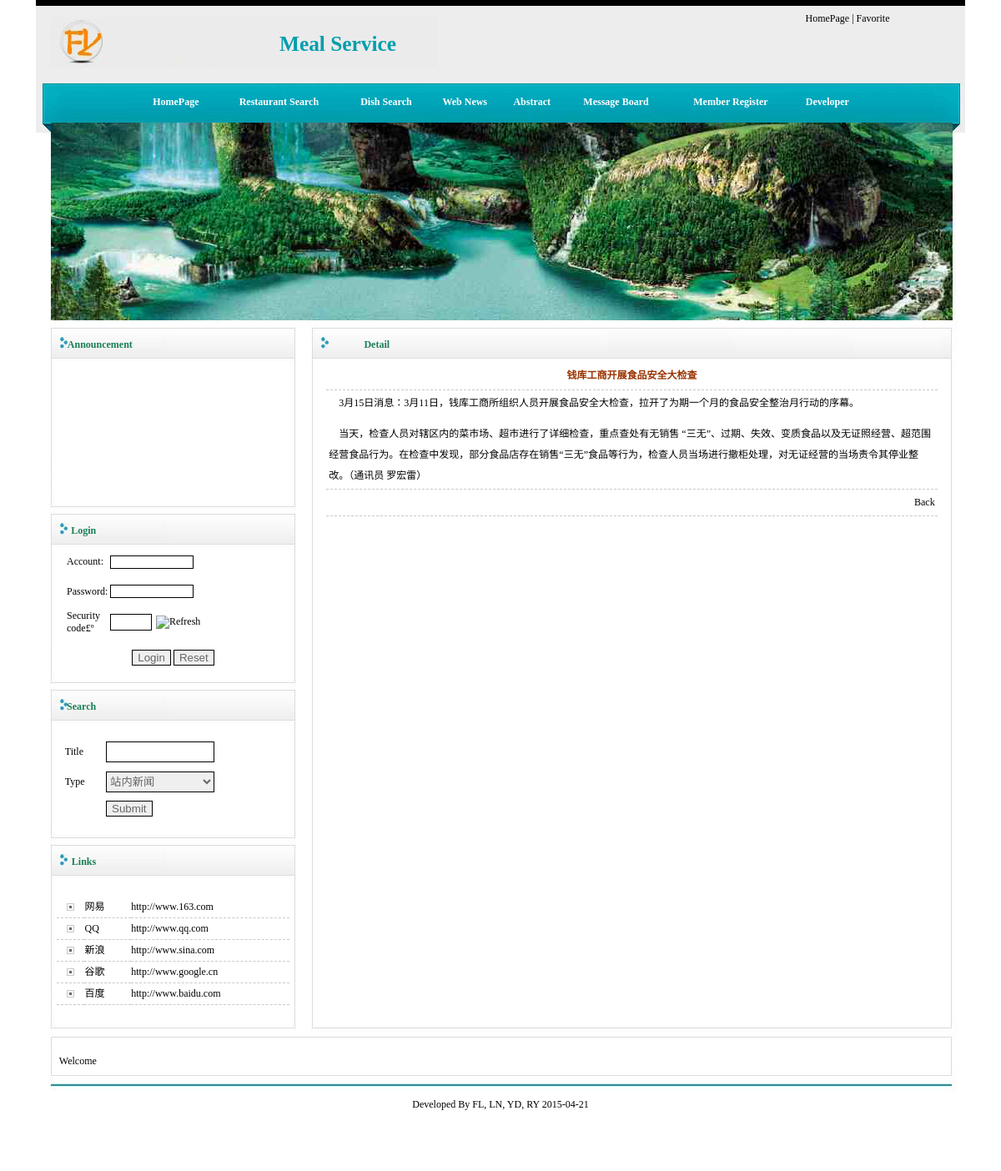
/gg_detail.php?id=310, run on the app's committed database.
### tables this page shows
CREATE TABLE `youqinglianjie` (
  `id` int(11) NOT NULL AUTO_INCREMENT,
  `wangzhanmingcheng` varchar(50) DEFAULT NULL,
  `wangzhi` varchar(50) DEFAULT NULL,
  `addtime` timestamp NULL DEFAULT CURRENT_TIMESTAMP,
  PRIMARY KEY (`id`)
);

CREATE TABLE `xinwentongzhi` (
  `id` int(11) NOT NULL AUTO_INCREMENT,
  `biaoti` varchar(500) DEFAULT NULL,
  `leibie` varchar(50) DEFAULT NULL,
  `neirong` text,
  `tianjiaren` varchar(50) DEFAULT NULL,
  `addtime` timestamp NULL DEFAULT CURRENT_TIMESTAMP,
  `shouyetupian` varchar(50) DEFAULT NULL,
  `dianjilv` int(11) DEFAULT '1',
  PRIMARY KEY (`id`)
);

### qtleft.php (the view, shortened to what this page needs)
<table id="__01" width="321" height="848" border="0" cellpadding="0" cellspacing="0">
              <tr>
                <td><table id="__01" width="321" height="223" border="0" cellpadding="0" cellspacing="0">
                  <tr>
                    <td width="321" height="45" background="qtimages/1_02_01_01_01.jpg"><table width="100%" height="20" border="0" cellpadding="0" cellspacing="0">
                      <tr>
                        <td width="35%" height="20" align="right" valign="bottom"><span class="STYLE5 STYLE2"><strong>Announcement</strong></span></td>
                        <td width="62%">&nbsp;</td>
                      </tr>
                    </table></td>
                  </tr>
                  <tr>
                    <td><table id="__01" width="321" height="169" border="0" cellpadding="0" cellspacing="0">
                      <tr>
                        <td width="25" background="qtimages/1_02_01_01_02_01.jpg">&nbsp;</td>
                        <td width="279" height="169"><marquee border="0" direction="up" height="100%" onMouseOut="start()" onMouseOver="stop()"
                scrollamount="1" scrolldelay="50">
                          <TABLE width="100%" height="100%" >
                      <TR><TD ><?php
						?></TD></TR></TABLE></marquee></td>
                        <td width="17" background="qtimages/1_02_01_01_02_03.jpg">&nbsp;</td>
                      </tr>
                    </table></td>
                  </tr>
                  <tr>
                    <td><img src="qtimages/1_02_01_01_03.jpg" width="321" height="9" alt=""></td>
                  </tr>
                </table></td>
              </tr>
              <tr>
                <td><table id="__01" width="321" height="211" border="0" cellpadding="0" cellspacing="0">
                  <tr>
                    <td width="321" height="45" background="qtimages/1_02_01_01_01.jpg"><table width="100%" height="20" border="0" cellpadding="0" cellspacing="0">
                        <tr>
                          <td width="18%" height="20" align="right" valign="bottom"><span class="STYLE5 STYLE2"><strong>Login</strong></span></td>
                          <td width="62%">&nbsp;</td>
                        </tr>
                    </table></td>
                  </tr>
                  <tr>
                    <td><table id="__01" width="321" height="157" border="0" cellpadding="0" cellspacing="0">
                        <tr>
                          <td width="25" background="qtimages/1_02_01_01_02_01.jpg">&nbsp;</td>
                          <td width="279" height="157">
                            <?php
					if ($_SESSION['cx']=="" )
					{
				?>
                            <table width="100%" height="100%" border="0" cellpadding="0" cellspacing="0">
                              <form action="userlog_post.php" method="post" name="userlog" id="userlog">
                                <tr>
                                  <td width="12" height="28">&nbsp;</td>
                                  <td width="52" height="28">Account:</td>
                                  <td height="28" colspan="2"><input name="username" type="text" id="username" size="12" style="width:100px; height:16px; border:solid 1px #000000; color:#666666" /></td>
                                </tr>
                                <tr>
                                  <td height="28">&nbsp;</td>
                                  <td height="28">Password:</td>
                                  <td height="28" colspan="2"><input name="pwd1" type="password" id="pwd1" size="12" style="width:100px; height:16px; border:solid 1px #000000; color:#666666" /></td>
                                </tr>
								<tr >
                                  <td height="28">&nbsp;</td>
                                  <td height="28">Security code£º</td>
                                  <td width="55" height="28"><input name="yzm" type="text" id="yzm" style=" height:20px; border:solid 1px #000000; color:#666666; width:50px" /></td>
                                  <td width="160"><img alt="Refresh" onclick="this.src='code.php?time='+new Date().getTime();" src="code.php?time='+new Date().getTime();" style="cursor:hand" /></td>
								</tr>
                                <tr>
                                  <td height="38" colspan="4" align="center"><input type="submit" name="Submit" value="Login" style=" height:19px; border:solid 1px #000000; color:#666666" onclick="return checklog();" />
                                      <input type="reset" name="Submit2" value="Reset" style=" height:19px; border:solid 1px #000000; color:#666666" /></td>
                                </tr>
                              </form>
                            </table>
                            <?php } ?>                            </td>
                          <td width="17" background="qtimages/1_02_01_01_02_03.jpg">&nbsp;</td>
                        </tr>
                    </table></td>
                  </tr>
                  <tr>
                    <td><img src="qtimages/1_02_01_01_03.jpg" width="321" height="9" alt=""></td>
                  </tr>
                </table></td>
              </tr>
              <tr>
                <td><table id="__01" width="321" height="186" border="0" cellpadding="0" cellspacing="0">
                  <tr>
                    <td width="321" height="45" background="qtimages/1_02_01_01_01.jpg"><table width="100%" height="20" border="0" cellpadding="0" cellspacing="0">
                        <tr>
                          <td width="18%" height="20" align="right" valign="bottom"><span class="STYLE5 STYLE2"><strong>Search</strong></span></td>
                          <td width="62%">&nbsp;</td>
                        </tr>
                    </table></td>
                  </tr>
                  <tr>
                    <td><table id="__01" width="321" height="132" border="0" cellpadding="0" cellspacing="0">
                        <tr>
                          <td width="25" background="qtimages/1_02_01_01_02_01.jpg">&nbsp;</td>
                          <td width="279" height="132"><table width="93%" height="100" border="0" align="center" cellpadding="0" cellspacing="0">
                            <form action="news.php" method="post" name="formsearch" id="formsearch">
                              <tr>
                                <td width="19%">Title</td>
                                <td width="81%"><input name="biaoti" type="text" id="biaoti" size="20" style="width:130px; height:25px; border:solid 1px #000000; color:#666666" /></td>
                              </tr>
                              <tr>
                                <td>Type</td>
                                <td><select name="lb" style="width:130px; height:25px; border:solid 1px #000000; color:#666666">
                                    <?php
								  $sql="select distinct(leibie) from xinwentongzhi";
								  $query=mysql_query($sql);
								$rowscount=mysql_num_rows($query);
								if($rowscount>0)
								{
								for($i=0;$i<$rowscount;$i++)
	 							{
								  ?>
								  <option value="<?php echo mysql_result($query,$i,"leibie")?>"><?php echo mysql_result($query,$i,"leibie")?></option>
								  <?php
								  }
								  }
								  ?>
                                  </select>
                                </td>
                              </tr>
                              <tr>
                                <td>&nbsp;</td>
                                <td><input type="submit" name="Submit4" value="Submit" style=" height:19px; border:solid 1px #000000; color:#666666" /></td>
                              </tr>
                            </form>
                          </table></td>
                          <td width="17" background="qtimages/1_02_01_01_02_03.jpg">&nbsp;</td>
                        </tr>
                    </table></td>
                  </tr>
                  <tr>
                    <td><img src="qtimages/1_02_01_01_03.jpg" width="321" height="9" alt=""></td>
                  </tr>
                </table></td>
              </tr>
              <tr>
                <td><table id="__01" width="321" height="228" border="0" cellpadding="0" cellspacing="0">
                  <tr>
                    <td width="321" height="45" background="qtimages/1_02_01_01_01.jpg"><table width="100%" height="20" border="0" cellpadding="0" cellspacing="0">
                        <tr>
                          <td width="18%" height="20" align="right" valign="bottom"><span class="STYLE5 STYLE2"><strong>Links</strong></span></td>
                          <td width="62%">&nbsp;</td>
                        </tr>
                    </table></td>
                  </tr>
                  <tr>
                    <td><table id="__01" width="321" height="174" border="0" cellpadding="0" cellspacing="0">
                        <tr>
                          <td width="25" background="qtimages/1_02_01_01_02_01.jpg">&nbsp;</td>
                          <td width="279" height="174"><table class="newsline" cellspacing="0" cellpadding="0" width="100%"
                  align="center" border="0">
                            <tbody>
                              <?php
					  $sql="select * from youqinglianjie order by id desc";
					  $query=mysql_query($sql);
					  $rowscount=mysql_num_rows($query);
					  if($rowscount>0)
					  {
					  	for($i=0;$i<$rowscount;$i++)
						{
						?>
                              <tr>
                                <td width="12%" height="25" align="center"><span class="STYLE2"><img src="qtimages/1.jpg" /></span></td>
                                <td width="20%" height="25"><a href="<?php echo mysql_result($query,$i,"wangzhi");?>" target="_blank" ><?php echo mysql_result($query,$i,"wangzhanmingcheng");?></a></td>
                                <td width="68%" height="25"><a href="<?php echo mysql_result($query,$i,"wangzhi");?>" target="_blank" ><?php echo mysql_result($query,$i,"wangzhi");?></a></td>
                              </tr>
                              <?php
						}
					  }
					  ?>
                            </tbody>
                          </table></td>
                          <td width="17" background="qtimages/1_02_01_01_02_03.jpg">&nbsp;</td>
                        </tr>
                    </table></td>
                  </tr>
                  <tr>
                    <td><img src="qtimages/1_02_01_01_03.jpg" width="321" height="9" alt=""></td>
                  </tr>
                </table></td>
              </tr>
            </table>

### gg_detail.php (shortened to what this page needs)
<?php
$id=$_GET["id"];
?>
<html>
<head>
<title>Meal Service</title><LINK href="qtimages/style.css" type=text/css rel=stylesheet>
</head>
<body bgcolor="#FFFFFF" leftmargin="0" topmargin="0" marginwidth="0" marginheight="0">
<table width="1114" height="1403" border="0" align="center" cellpadding="0" cellspacing="0" id="__01">
	<tr>
		<td><?php include_once 'qttop.php';?></td>
	</tr>
	<tr>
		<td><table id="__01" width="1114" height="848" border="0" cellpadding="0" cellspacing="0">
          <tr>
            <td valign="top">
<?php include_once 'qtleft.php';?></td>
            <td valign="top"><table id="__01" width="793" height="848" border="0" cellpadding="0" cellspacing="0">
              <tr>
                <td colspan="2" valign="top"><table id="__01" width="793" height="245" border="0" cellpadding="0" cellspacing="0">
                  <tr>
                    <td width="793" height="46" background="qtimages/1_02_02_01_01.jpg"><table width="100%" height="20" border="0" cellpadding="0" cellspacing="0">
                        <tr>
                          <td width="13%" height="20" align="right" valign="bottom"><span class="STYLE2"><strong>Detail</strong></span></td>
                          <td width="87%">&nbsp;</td>
                        </tr>
                    </table></td>
                  </tr>
                  <tr>
                    <td><table id="__01" width="793" height="188" border="0" cellpadding="0" cellspacing="0">
                        <tr>
                          <td width="16" background="qtimages/1_02_02_01_02_01.jpg">&nbsp;</td>
                          <td width="755" height="792" valign="top">
						  <?php
					$sql="select * from xinwentongzhi where id=".$id;
					$query=mysql_query($sql);
					 $rowscount=mysql_num_rows($query);
					  if($rowscount==0)
					  {}
					  else
					  {
					?>
                              <table width="97%" border="0" align="center" cellpadding="3" cellspacing="1" bordercolor="#B8D8E8" class="newsline" style="border-collapse:collapse">
                                <tr>
                                  <td height="33" align="center"><span class="STYLE7"><?php echo mysql_result($query,0,"biaoti"); ?> </span></td>
                                </tr>
                                <tr>
                                  <td height="104"><?php echo mysql_result($query,0,"neirong");?></td>
                                </tr>
                                <tr>
                                  <td align="right"><a href="#" onClick="javascript:history.back();">Back</a></td>
                                </tr>
                              </table>
                            <?php
					}
					?>
							</td><td width="22" background="qtimages/1_02_02_01_02_03.jpg">&nbsp;</td>
                        </tr>
                    </table></td>
                  </tr>
                  <tr>
                    <td><img src="qtimages/1_02_02_01_03.jpg" width="793" height="11" alt=""></td>
                  </tr>
                </table></td>
              </tr>
            </table></td>
          </tr>
        </table></td>
	</tr>
	<tr>
		<td><?php include_once 'qtdown.php';?></td>
	</tr>
</table>
</body>
</html>

### data on the page
youqinglianjie: wangzhanmingcheng "网易", wangzhi "http://www.163.com"
youqinglianjie: wangzhanmingcheng "QQ", wangzhi "http://www.qq.com"
youqinglianjie: wangzhanmingcheng "新浪", wangzhi "http://www.sina.com"
youqinglianjie: wangzhanmingcheng "谷歌", wangzhi "http://www.google.cn"
youqinglianjie: wangzhanmingcheng "百度", wangzhi "http://www.baidu.com"
xinwentongzhi: biaoti "钱库工商开展食品安全大检查", neirong "3月15日消息：3月11日，钱库工商所组织人员开展食品安全大检查，拉开了为期一个月的食品安全整治月行动的序幕。 当天，检查人员对辖区内的菜市场、超市进行了详细检查，重点查处有无销售 “三无”、过期、失效、变质食品以及无证照经营、超范围经营食品行为。在检查中发现，部分食品店存在销售“三无”食品等行为，检查人员当场进行撤柜处理，对无证经营的当场责令其停业整改。（通讯员 罗宏雷）"

### other printed values
form field lb "站内新闻"
